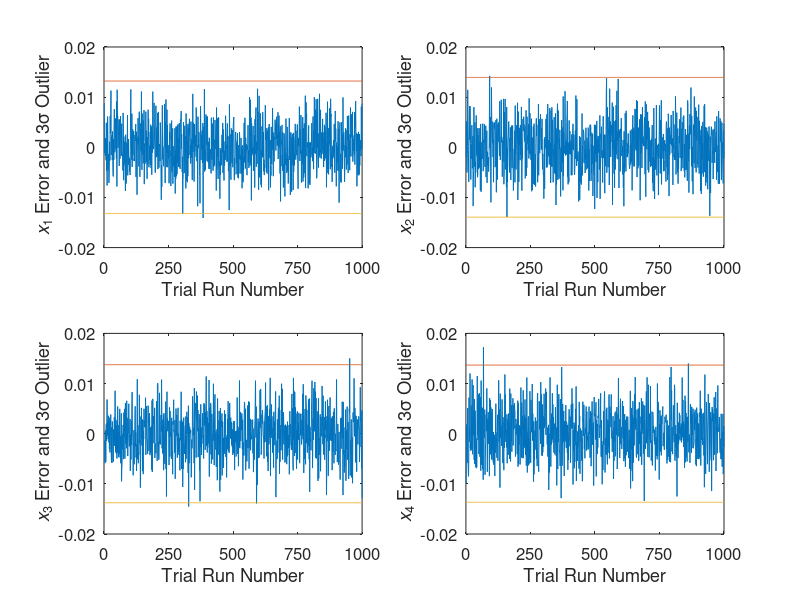

The MATLAB script that drew this image:
% This example solves a simple least squares problem. This program
% provides plots of the parameter estimate errors and 3-sigma 
% outliers.

% Optimal Estimation of Dynamic Systems by Crassidis and Junkins
% Example 2.5

% Written by John L. Crassidis 9/03

% Other Required Routines: none

% True System
dt=0.01;tf=10;
t=[0:dt:tf]';
m=length(t);
y=cos(t)+2*sin(t)+cos(2*t)+2*sin(3*t);

% Pre-allocate Space
xe=zeros(1000,4);
pcov=zeros(1000,4);

% Monte Carlo Simulation
for i=1:1000,
 ym=y+0.1*randn(m,1);w=1/0.01;
 h=[cos(t) sin(t) cos(2*t) sin(3*t)];
 p=inv(h'*w*h);
 xe(i,:)=(p*h'*w*ym)';
 pcov(i,:)=diag(p)';
end

% Plot Results
subplot(221)
plot([1:1000],xe(:,1)-1,[1:1000],pcov(:,1).^(0.5)*3,[1:1000],-pcov(:,1).^(0.5)*3);
axis([0 1000 -0.02 0.02]);
set(gca,'fontsize',12);
set(gca,'xtick',[0 250 500 750 1000]);
set(gca,'ytick',[-0.02 -0.01 0 0.01 0.02]);
xlabel('Trial Run Number')
ylabel('{\it x}_1 Error and 3{\sigma} Outlier')

subplot(222)
plot([1:1000],xe(:,2)-2,[1:1000],pcov(:,2).^(0.5)*3,[1:1000],-pcov(:,2).^(0.5)*3);
axis([0 1000 -0.02 0.02]);
set(gca,'fontsize',12);
set(gca,'xtick',[0 250 500 750 1000]);
set(gca,'ytick',[-0.02 -0.01 0 0.01 0.02]);
xlabel('Trial Run Number')
ylabel('{\it x}_2 Error and 3{\sigma} Outlier')

subplot(223)
plot([1:1000],xe(:,3)-1,[1:1000],pcov(:,3).^(0.5)*3,[1:1000],-pcov(:,3).^(0.5)*3);
axis([0 1000 -0.02 0.02]);
set(gca,'fontsize',12);
set(gca,'xtick',[0 250 500 750 1000]);
set(gca,'ytick',[-0.02 -0.01 0 0.01 0.02]);
xlabel('Trial Run Number')
ylabel('{\it x}_3 Error and 3{\sigma} Outlier')

subplot(224)
plot([1:1000],xe(:,4)-2,[1:1000],pcov(:,4).^(0.5)*3,[1:1000],-pcov(:,4).^(0.5)*3);
axis([0 1000 -0.02 0.02]);
set(gca,'fontsize',12);
set(gca,'xtick',[0 250 500 750 1000]);
set(gca,'ytick',[-0.02 -0.01 0 0.01 0.02]);
xlabel('Trial Run Number')
ylabel('{\it x}_4 Error and 3{\sigma} Outlier')
